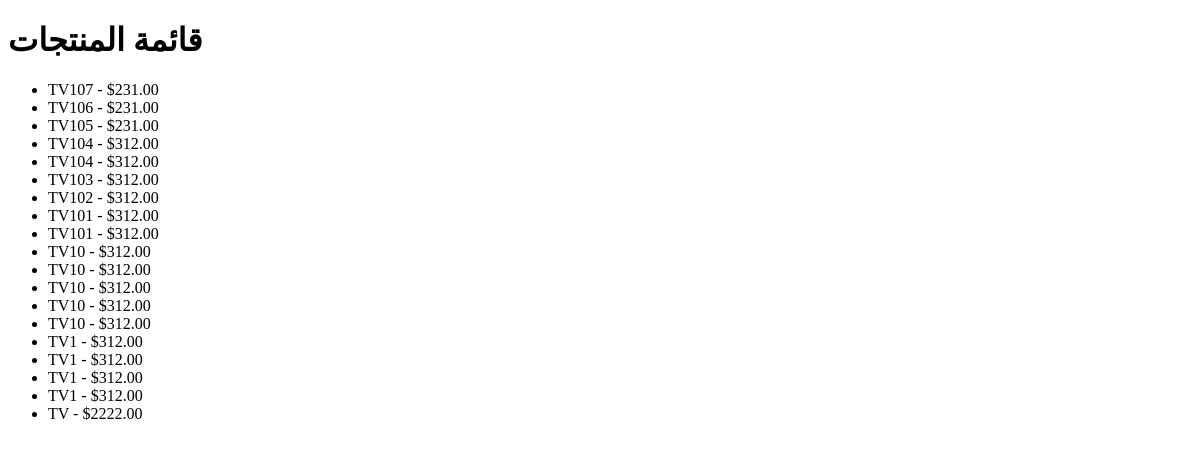
/products/, run on an earlier commit of the app's database.
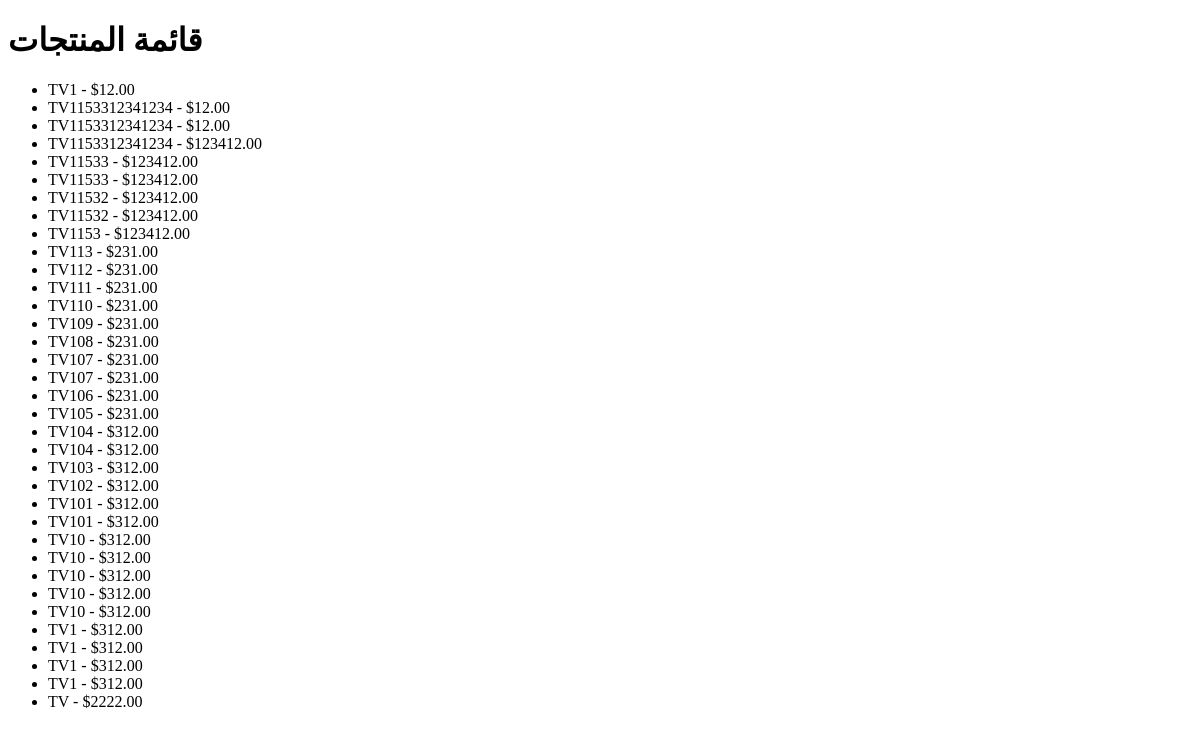
And on a later commit of the database.
### products/models.py (models this page shows, shortened)
class Product(models.Model):
    name = models.CharField(max_length=255)
    description = models.TextField(blank=True, null=True)
    price = models.DecimalField(max_digits=10, decimal_places=2)
    created_at = models.DateTimeField(auto_now_add=True)

### products/views.py (the view)
# urls.py: path('', product_list, name='product_list'),
def product_list(request):
    products = Product.objects.all().order_by('-created_at')
    return render(request, 'products/product_list.html', {'products': products})

### templates/products/product_list.html (shortened to what this page needs)
<!DOCTYPE html>
<html lang="en">
<head>
</head>
<body>
    <h1>قائمة المنتجات</h1>
    <ul id="product-list">
        {% for product in products %}
            <li>{{ product.name }} - ${{ product.price }}</li>
        {% endfor %}
    </ul>
</body>
</html>

What changed in the data, as far as the page shows it:
added Product: name "TV1", price "12.00"
added Product: name "TV1153312341234", price "12.00"
added Product: name "TV1153312341234", price "12.00"
added Product: name "TV1153312341234", price "123412.00"
added Product: name "TV11533", price "123412.00"
added Product: name "TV11533", price "123412.00"
added Product: name "TV11532", price "123412.00"
added Product: name "TV11532", price "123412.00"
added Product: name "TV1153", price "123412.00"
added Product: name "TV113", price "231.00"
added Product: name "TV112", price "231.00"
added Product: name "TV111", price "231.00"
added Product: name "TV110", price "231.00"
added Product: name "TV109", price "231.00"
added Product: name "TV108", price "231.00"
added Product: name "TV107", price "231.00"
